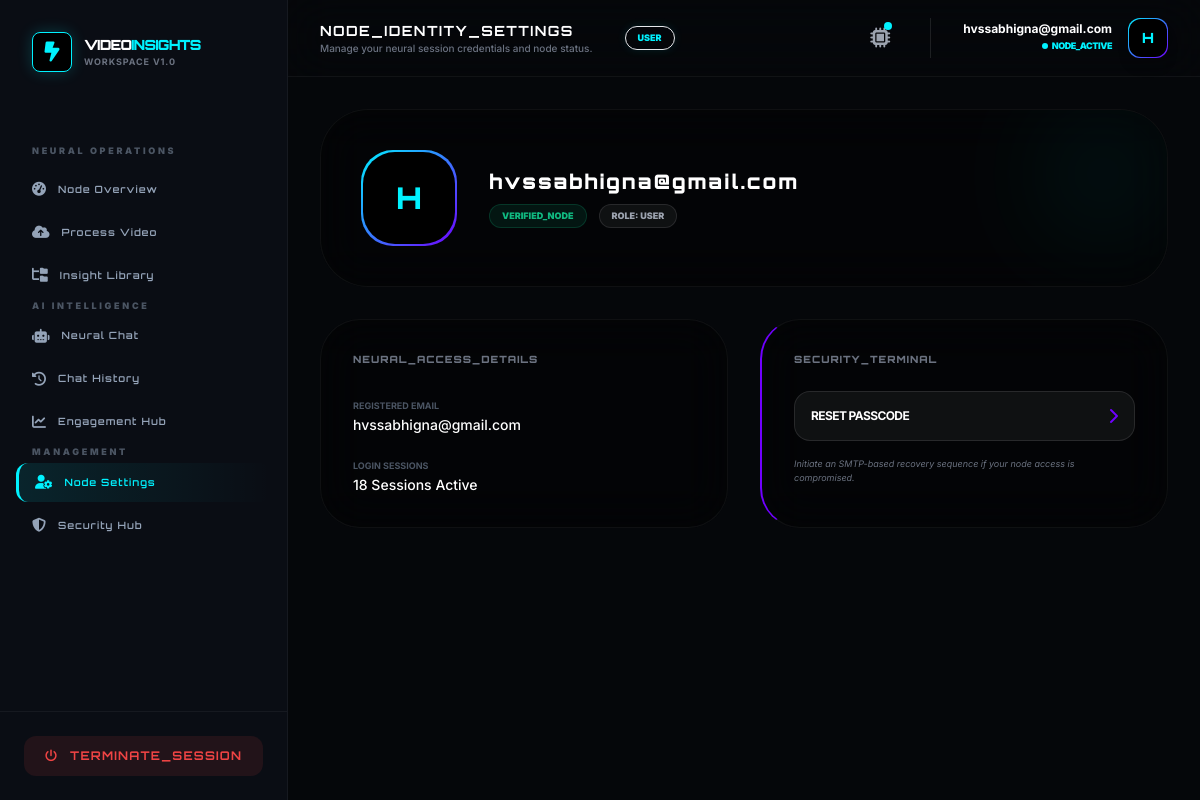
The page /accounts/profile/ (signed in) on the database its author committed.
### accounts/models.py (models this page shows, shortened)
class User(AbstractUser):
    username = None
    email = models.EmailField(unique=True)
    ROLE_CHOICES = (
        ('admin', 'Admin'),
        ('user', 'User'),
    )
    role = models.CharField(max_length=10, choices=ROLE_CHOICES, default='user')
    is_verified = models.BooleanField(default=False)
    login_count = models.PositiveIntegerField(default=0)
    USERNAME_FIELD = 'email'
    REQUIRED_FIELDS = []
    objects = CustomUserManager()

### accounts/views.py (the view)
# urls.py: path('profile/', profile_view, name='profile'),
@login_required
def profile_view(request):
    return render(request, 'accounts/profile.html')

### templates/accounts/profile.html (shortened to what this page needs)
{% extends "base2.html" %}
{% load i18n %}
{% block page_title %}NODE_IDENTITY_SETTINGS{% endblock %}
{% block page_subtitle %}Manage your neural session credentials and node status.{% endblock %}
{% block content %}
<div class="max-w-4xl mx-auto space-y-8 animate-fade-in">
    <div class="bg-black/40 border border-white/5 p-10 rounded-[3rem] backdrop-blur-xl relative overflow-hidden">
        <div class="absolute top-0 right-0 w-32 h-32 bg-[var(--accent-cyan)] opacity-5 blur-[50px]"></div>
        <div class="flex flex-col md:flex-row items-center gap-8 relative z-10">
            <div class="w-24 h-24 rounded-[2rem] bg-gradient-to-br from-[var(--accent-cyan)] to-[var(--accent-purple)] p-[2px]">
                <div class="w-full h-full bg-black rounded-[2rem] flex items-center justify-center text-3xl font-black text-[var(--accent-cyan)] orbitron">
                    {{ user.email|first|upper }}
                </div>
            </div>
            <div class="text-center md:text-left space-y-2">
                <h3 class="orbitron text-xl font-black text-white tracking-widest">{{ user.email }}</h3>
                <div class="flex flex-wrap justify-center md:justify-start gap-3">
                    <span class="bg-emerald-500/10 text-emerald-500 text-[9px] font-black px-3 py-1 rounded-full border border-emerald-500/20 uppercase">
                        {% if user.is_verified %}VERIFIED_NODE{% else %}UNVERIFIED{% endif %}
                    </span>
                    <span class="bg-white/5 text-gray-400 text-[9px] font-black px-3 py-1 rounded-full border border-white/10 uppercase">
                        ROLE: {{ user.role|upper }}
                    </span>
                </div>
            </div>
        </div>
    </div>
    <div class="grid md:grid-cols-2 gap-8">
        <div class="bg-black/40 border border-white/5 p-8 rounded-[2.5rem] backdrop-blur-xl">
            <h4 class="orbitron text-[10px] font-black text-gray-500 uppercase tracking-widest mb-6">Neural_Access_Details</h4>
            <div class="space-y-4">
                <div>
                    <label class="text-[9px] font-bold text-gray-600 uppercase">Registered Email</label>
                    <p class="text-sm text-white font-medium">{{ user.email }}</p>
                </div>
                <div>
                    <label class="text-[9px] font-bold text-gray-600 uppercase">Login Sessions</label>
                    <p class="text-sm text-white font-medium">{{ user.login_count }} Sessions Active</p>
                </div>
            </div>
        </div>
        <div class="bg-black/40 border border-white/5 p-8 rounded-[2.5rem] backdrop-blur-xl border-l-2 border-l-[var(--accent-purple)]">
            <h4 class="orbitron text-[10px] font-black text-gray-500 uppercase tracking-widest mb-6">Security_Terminal</h4>
            <div class="space-y-4">
                <a href="{% url 'password_reset' %}" class="flex items-center justify-between p-4 rounded-2xl bg-white/5 border border-white/10 hover:border-[var(--accent-purple)] transition-all group">
                    <span class="text-xs font-bold text-white uppercase tracking-tighter">Reset Passcode</span>
                    <i class="fa fa-chevron-right text-[var(--accent-purple)] group-hover:translate-x-1 transition-transform"></i>
                </a>
                <p class="text-[9px] text-gray-500 italic">Initiate an SMTP-based recovery sequence if your node access is compromised.</p>
            </div>
        </div>
    </div>
</div>
{% endblock %}

### templates/base2.html (shortened to what this page needs)
<!DOCTYPE html>
<html lang="en">
<head>
    <script src="https://cdn.tailwindcss.com"></script>
    <link rel="stylesheet" href="https://cdnjs.cloudflare.com/ajax/libs/font-awesome/6.4.2/css/all.min.css">
</head>
<body class="min-h-screen flex">
<aside class="w-72 bg-[var(--sidebar-bg)] border-r border-white/5 hidden lg:flex flex-col sticky top-0 h-screen z-50">
    <div class="p-8">
        <a href="/" class="flex items-center gap-3">
            <div class="w-10 h-10 rounded-lg flex items-center justify-center bg-black border border-[var(--accent-cyan)] shadow-[0_0_15px_rgba(0,242,255,0.2)]">
                <i class="fa-solid fa-bolt-lightning text-xl text-[var(--accent-cyan)]"></i>
            </div>
            <div>
                <h2 class="orbitron text-sm font-black text-white tracking-tighter">VIDEO<span class="text-[var(--accent-cyan)]">INSIGHTS</span></h2>
                <p class="text-[9px] text-gray-500 uppercase tracking-widest font-bold">Workspace v1.0</p>
            </div>
        </a>
    </div>
    <nav class="flex-1 px-4 py-4 space-y-1 overflow-y-auto">
        {% if user.role == 'admin' %}
            {% include "partials/sidebar_admin.html" %}
        {% else %}
            {% include "partials/sidebar_user.html" %}
        {% endif %}
    </nav>
    <div class="p-6 border-t border-white/5">
        <a href="{% url 'logout' %}"
           class="flex items-center justify-center gap-3 px-4 py-3 rounded-xl bg-red-500/10 text-red-500 font-bold hover:bg-red-500 hover:text-white transition duration-300 orbitron text-xs tracking-widest">
            <i class="fa-solid fa-power-off"></i> TERMINATE_SESSION
        </a>
    </div>
</aside>
<div class="flex-1 flex flex-col min-w-0">
    <header class="bg-[var(--sidebar-bg)]/80 backdrop-blur-xl border-b border-white/5 sticky top-0 z-40 px-8 py-4 flex justify-between items-center">
        <div class="flex items-center gap-4">
             <div class="hidden sm:block">
                <h1 class="orbitron text-sm font-bold text-white tracking-widest uppercase">
                    {% block page_title %}Operational_Dashboard{% endblock page_title %}
                </h1>
                <p class="text-[10px] text-gray-500 font-medium">
                    {% block page_subtitle %}Synchronizing with Neural Pipeline...{% endblock page_subtitle %}
                </p>
             </div>
             <span class="bg-[var(--accent-cyan)]/10 text-[var(--accent-cyan)] text-[9px] uppercase font-black px-3 py-1 rounded-full ml-4 border border-[var(--accent-cyan)]/20 shadow-[0_0_10px_rgba(0,242,255,0.1)]">
                {{ user.role|default:"User" }}
             </span>
        </div>
        <div class="flex items-center gap-8">
            <div class="relative group">
                <button class="relative p-2 text-gray-400 hover:text-[var(--accent-cyan)] transition-colors">
                    <i class="fa-solid fa-microchip text-xl"></i>
                    <span class="absolute top-1.5 right-1.5 w-2 h-2 bg-[var(--accent-cyan)] rounded-full animate-pulse"></span>
                </button>
            </div>
            <div class="flex items-center gap-4 border-l border-white/10 pl-8">
                <div class="text-right hidden sm:block">
                    <p class="text-xs font-bold text-white leading-none mb-1">{{ user.email }}</p>
                    <p class="text-[9px] text-[var(--accent-cyan)] font-black uppercase flex items-center justify-end gap-1 tracking-tighter">
                        <span class="w-1.5 h-1.5 bg-[var(--accent-cyan)] rounded-full animate-ping"></span> NODE_ACTIVE
                    </p>
                </div>
                <div class="w-10 h-10 rounded-xl bg-gradient-to-br from-[var(--accent-cyan)] to-[var(--accent-purple)] p-[1px] shadow-lg">
                    <div class="w-full h-full bg-black rounded-xl flex items-center justify-center text-[var(--accent-cyan)] font-black orbitron text-sm">
                        {{ user.email|first|upper }}
                    </div>
                </div>
            </div>
        </div>
    </header>
    <main class="flex-1 p-8 overflow-y-auto">
        <div class="max-w-7xl mx-auto animate-fade-in">
            {% block content %}{% endblock content %}
        </div>
    </main>
</div>
</body>
</html>

### templates/base2.html (style rules this page uses)
:root { --bg-workspace: #05070a; --sidebar-bg: #0a0d14; --accent-cyan: #00f2ff; --accent-purple: #7000ff; --card-dark: #10141d; }
body { font-family: 'Inter', sans-serif; background-color: var(--bg-workspace); color: #e2e8f0; }
.orbitron { font-family: 'Orbitron', sans-serif; }
.animate-fade-in { animation: fadeIn 0.3s ease-out; }

### rows shown on the page
User: role "USER", email "hvssabhigna@gmail.com", email|first "H", login_count "18"
